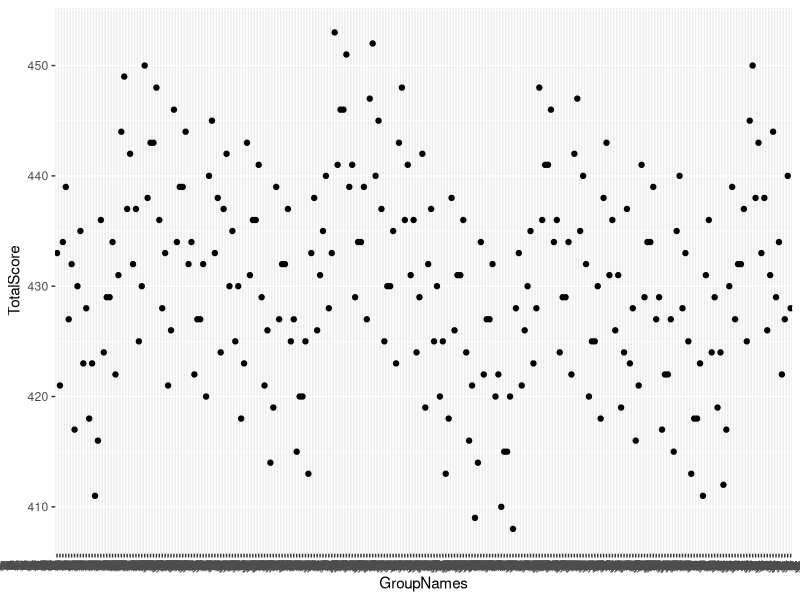

The R script that drew this image:
########################### Creating the for_loop

library(ggplot2)

# Sample dataframe
df <- data.frame(Name = c("Alice", "Bob", "Charlie", "David", "Eve", "Frank", "Grace", "Hank", "Ivy", "Jack"),
                 Score = c(90, 85, 78, 92, 88, 76, 89, 94, 82, 87))

num_players <- 5
all_combinations <- combn(df$Name, num_players, simplify = FALSE)
head(all_combinations)
used_combinations <- list()
result_df <- data.frame(GroupNames = character(0), 
                        TotalScore = numeric(0)) #holder
head(result_df)
# Iterate through all unique combinations




# if(J%%100){cat(j)} --> to count every 100 iterations


for (i in 1:length(all_combinations)) {
  current_combination <- all_combinations[[i]]
  #unused combos
  if (!(identical(current_combination, unlist(used_combinations)))) {
    used_combinations <- append(used_combinations, list(current_combination))
    group_df <- df[df$Name %in% current_combination, ]
    total_score <- sum(group_df$Score)
    print(current_combination)
    #if(i%%100){cat(i)}
    #print(total_score)
    result_df <- rbind(result_df, data.frame(GroupNames = paste(current_combination, collapse = ", "), TotalScore = total_score))
  }
}

# Order the dataframe by the "Score" column in descending order
result_df <- result_df[order(-result_df$TotalScore), ]
nrow(result_df)
head(result_df)

ggplot(data = result_df, mapping = aes(GroupNames, TotalScore)) + geom_point()

# does nrow(result_df) have 756 rows 
# but there's 1000+ items as shown in results_df??

